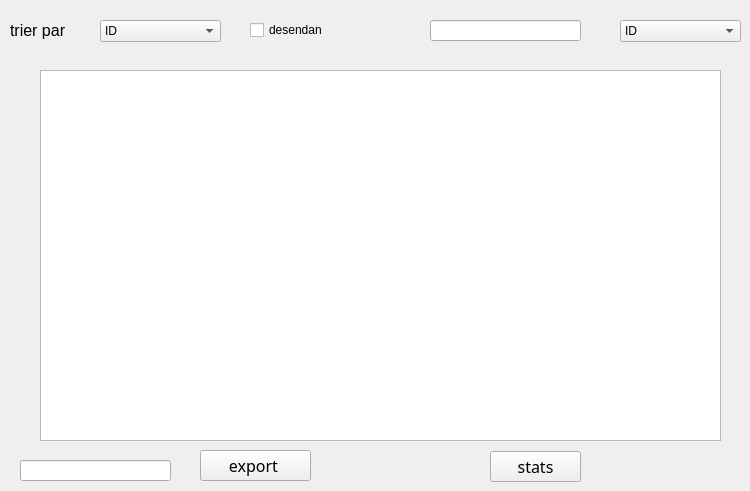
                 <widget class="QWidget" name="tab_6">
                  <attribute name="title">
                   <string>afficher les employes</string>
                  </attribute>
                  <widget class="QTableView" name="tab_emp">
                   <property name="geometry">
                    <rect>
                     <x>40</x>
                     <y>70</y>
                     <width>681</width>
                     <height>371</height>
                    </rect>
                   </property>
                  </widget>
                  <widget class="QComboBox" name="reach">
                   <property name="geometry">
                    <rect>
                     <x>620</x>
                     <y>20</y>
                     <width>121</width>
                     <height>22</height>
                    </rect>
                   </property>
                   <item>
                    <property name="text">
                     <string>ID</string>
                    </property>
                   </item>
                   <item>
                    <property name="text">
                     <string>NUM</string>
                    </property>
                   </item>
                   <item>
                    <property name="text">
                     <string>MDP</string>
                    </property>
                   </item>
                   <item>
                    <property name="text">
                     <string>NOM</string>
                    </property>
                   </item>
                   <item>
                    <property name="text">
                     <string>ADR</string>
                    </property>
                   </item>
                   <item>
                    <property name="text">
                     <string>DEPARTEMENT</string>
                    </property>
                   </item>
                  </widget>
                  <widget class="QLabel" name="label_9">
                   <property name="geometry">
                    <rect>
                     <x>10</x>
                     <y>20</y>
                     <width>61</width>
                     <height>20</height>
                    </rect>
                   </property>
                   <property name="font">
                    <font>
                     <pointsize>12</pointsize>
                    </font>
                   </property>
                   <property name="text">
                    <string>trier par</string>
                   </property>
                  </widget>
                  <widget class="QComboBox" name="reach_2">
                   <property name="geometry">
                    <rect>
                     <x>100</x>
                     <y>20</y>
                     <width>121</width>
                     <height>22</height>
                    </rect>
                   </property>
                   <item>
                    <property name="text">
                     <string>ID</string>
                    </property>
                   </item>
                   <item>
                    <property name="text">
                     <string>NUM</string>
                    </property>
                   </item>
                   <item>
                    <property name="text">
                     <string>MDP</string>
                    </property>
                   </item>
                   <item>
                    <property name="text">
                     <string>NOM</string>
                    </property>
                   </item>
                   <item>
                    <property name="text">
                     <string>ADRESSE</string>
                    </property>
                   </item>
                   <item>
                    <property name="text">
                     <string>DEPARTEMENT</string>
                    </property>
                   </item>
                  </widget>
                  <widget class="QCheckBox" name="checkBox_2">
                   <property name="geometry">
                    <rect>
                     <x>250</x>
                     <y>20</y>
                     <width>72</width>
                     <height>20</height>
                    </rect>
                   </property>
                   <property name="text">
                    <string>desendant</string>
                   </property>
                  </widget>
                  <widget class="QLineEdit" name="lineEdit_2">
                   <property name="geometry">
                    <rect>
                     <x>430</x>
                     <y>20</y>
                     <width>151</width>
                     <height>21</height>
                    </rect>
                   </property>
                  </widget>
                  <widget class="QPushButton" name="pushButton_2">
                   <property name="geometry">
                    <rect>
                     <x>490</x>
                     <y>451</y>
                     <width>91</width>
                     <height>31</height>
                    </rect>
                   </property>
                   <property name="font">
                    <font>
                     <family>Bell MT</family>
                     <pointsize>12</pointsize>
                     <italic>false</italic>
                     <bold>false</bold>
                    </font>
                   </property>
                   <property name="text">
                    <string>stats</string>
                   </property>
                  </widget>
                  <widget class="QPushButton" name="pushButton_8">
                   <property name="geometry">
                    <rect>
                     <x>200</x>
                     <y>450</y>
                     <width>111</width>
                     <height>31</height>
                    </rect>
                   </property>
                   <property name="font">
                    <font>
                     <family>Bell MT</family>
                     <pointsize>12</pointsize>
                     <italic>false</italic>
                     <bold>false</bold>
                    </font>
                   </property>
                   <property name="text">
                    <string>export </string>
                   </property>
                  </widget>
                  <widget class="QLineEdit" name="lineEdit_3">
                   <property name="geometry">
                    <rect>
                     <x>20</x>
                     <y>460</y>
                     <width>151</width>
                     <height>21</height>
                    </rect>
                   </property>
                  </widget>
                 </widget>
